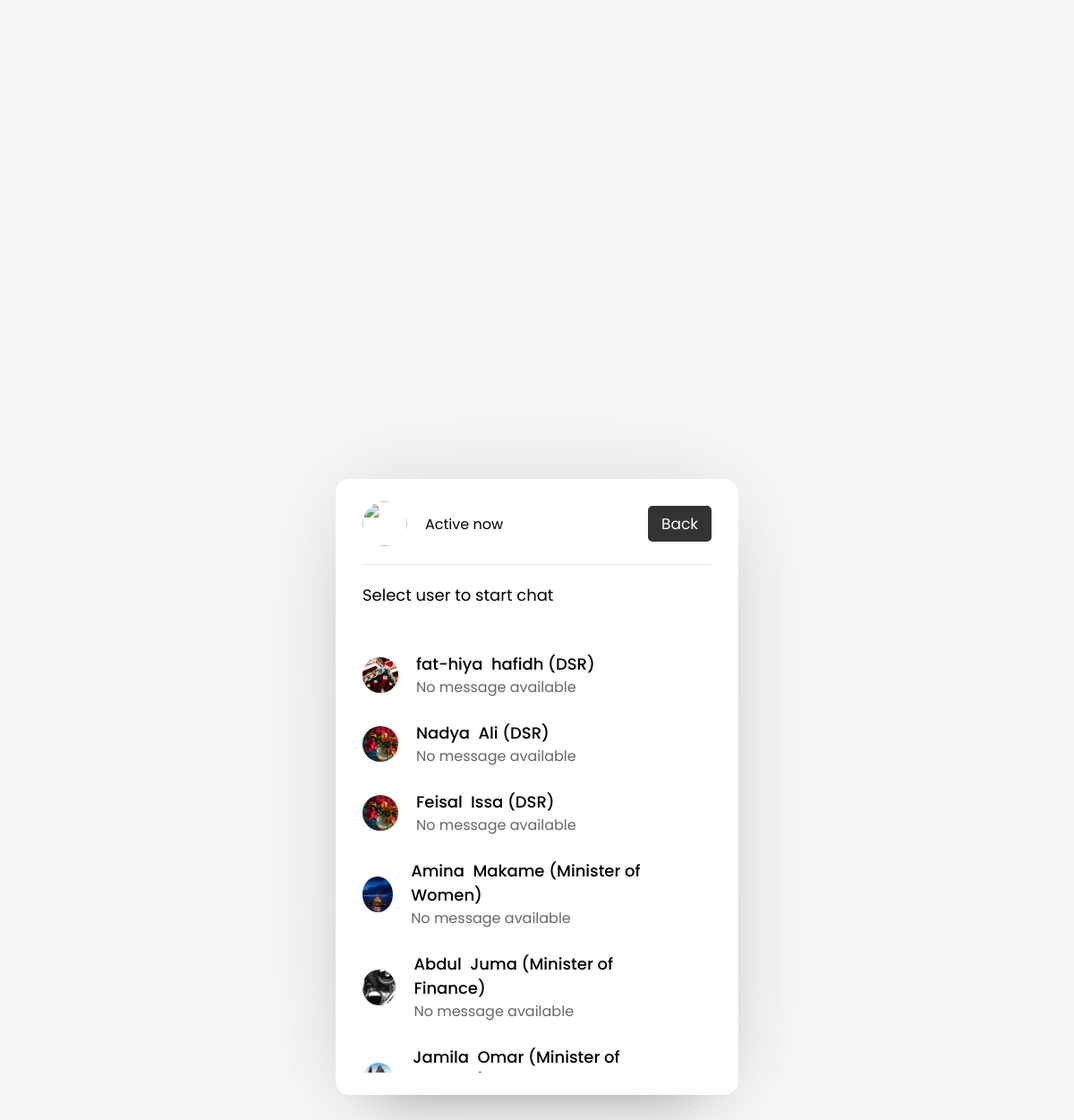
The app's page /dash_president/pages/Massege.php (signed in) with its own data.
### tables this page shows
CREATE TABLE `student` (
  `RegNo` varchar(50) NOT NULL,
  `FirstName` varchar(50) NOT NULL,
  `MiddleName` varchar(50) NOT NULL,
  `LastName` varchar(50) NOT NULL,
  `Gender` char(8) NOT NULL,
  `PhoneNumber` varchar(50) NOT NULL,
  `AcademicYear` varchar(50) NOT NULL,
  `Semister` varchar(50) NOT NULL,
  `Level` varchar(50) NOT NULL,
  `HealthInfo` varchar(50) DEFAULT NULL,
  `ProfilePicture` varchar(255) NOT NULL,
  `StudentStatus` varchar(50) NOT NULL
);

CREATE TABLE `userole` (
  `ID` int(11) NOT NULL,
  `UserName` varchar(30) NOT NULL,
  `Password` varchar(150) NOT NULL,
  `Role` varchar(30) NOT NULL
);

### dash_president/pages/text_in.php (the view)
<?php
	while ($fetch =mysqli_fetch_assoc($query))
		{
			$massageSelect = mysqli_query($con,"select * from messages where message_out_ID ='".$qlcr['UserName']."' && message_in_ID ='$userID' || message_out_ID ='$userID' && message_in_ID='".$qlcr['UserName']."' order by 	messageID desc limit 1 ");
			$messageQuery = mysqli_fetch_assoc($massageSelect);
			(mysqli_num_rows($massageSelect) > 0)? $result = $messageQuery['message'] : $result = 'No message available';
			(strlen($result) > 22) ? $msg  = substr($result, 0, 22).'....' : $msg = $result;
			if (isset($messageQuery['message_out_ID']))
			{
				($userID == $messageQuery['message_out_ID']) ? $you = 'You: ' : $you = '';
			}
			else
			{
				$you = '';
			}
?>
		<a href="text.php?ID=<?php echo $fetch['RegNo']; ?>">
			<div class="content">
				<img src="../../icons/<?php echo $fetch['ProfilePicture']; ?>">
					<div class="details">
						<span><?php echo $fetch['FirstName']." &nbsp;".$fetch['LastName'].' ('.$qlcr['Role'].')';  ?> </span>	<p> <?php echo $you.$msg; ?></p>
					</div>
			</div>
		</a>
<?php } ?>

### dash_president/pages/Massege.php (shortened to what this page needs)
<!DOCTYPE html>
<html lang="en">
<head>
  <link rel="stylesheet" href="../../includes/style.css">
  <link rel="stylesheet" href="https://cdnjs.cloudflare.com/ajax/libs/font-awesome/5.15.2/css/all.min.css"/>
</head>
	<body>
		<div class="wrapper">
			<section class="users">
				<header>
					<div class="content">
						<?php
			        		require_once '../../includes/connection.php';
			        		$userID= $_SESSION['username'];
			        		$sel=mysqli_query($con,"select * from student where RegNo ='".$userID."'");
			        		$row =mysqli_fetch_assoc($sel);
			        	?>
			        	 <img src="../../icons/<?php echo $row['ProfilePicture']; ?>">
			        	 <div class="details">
			        	 	 <p>Active now</p>
			        	 </div>
					</div>
					 <a href="index.php" class="logout">Back</a>
				</header>
				<div class="search">
        			<span class="text">Select user to start chat</span>
     			</div>
     			<div class="chat-box" style="background: #fff; box-shadow: inset 0 0 0 0 rgb(0 0 0 / 5%),
              inset 0 0 0 0 rgb(0 0 0 / 5%); padding: 10px 30px 20px 0px; ">
        			<?php
        				$crsele=mysqli_query($con,"select * from userole where UserName !='$userID' && Role !='Former CR' && Role !='CR' && Role !='Former Vice President' && Role !='Former Minister of Information' && Role !='Former Minister of Security' && Role !='Former DSR' && Role !='Former Minister of Loan' && Role !='Former Minister of Health'  && Role !='Former Minister of Women' && Role !='Former Minister of Finance' && Role !='Former Prime minister'  && Role !='Former Minister of Education' && Role !='Former President' order by ID desc");
        				while ($qlcr=mysqli_fetch_assoc($crsele))
        				{
        					$query=mysqli_query($con,"select * from student where RegNo= '".$qlcr['UserName']."' && StudentStatus ='Enable'");
					?>
					<div class="users-list"  style="padding: 5px 0px 10px 0px;">
						<?php include 'text_in.php'; ?>
					</div>
					<?php
        				}
        			?>
        		</div>
			</section>
		</div>
	</body>
</html>

### includes/style.css (style rules this page uses)
* { margin: 0; padding: 0; box-sizing: border-box; text-decoration: none; font-family: 'Poppins', sans-serif; }
body { display: flex; align-items: center; justify-content: center; min-height: 100vh; background: #f7f7f7; padding: 0 10px; }
.wrapper { background: #fff; max-width: 450px; width: 100%; border-radius: 16px; box-shadow: 0 0 128px 0 rgba(0,0,0,0.1), 0 32px 64px -48px rgba(0,0,0,0.5); }
.users { padding: 25px 30px; }
.users header, .users-list a { display: flex; align-items: center; padding-bottom: 20px; border-bottom: 1px solid #e6e6e6; justify-content: space-between; }
.wrapper img { object-fit: cover; border-radius: 50%; }
.users header img { height: 50px; width: 50px; }
:is(.users, .users-list) .content { display: flex; align-items: center; }
:is(.users, .users-list) .content .details { color: #000; margin-left: 20px; }
:is(.users, .users-list) .details span { font-size: 18px; font-weight: 500; }
.users header .logout { display: block; background: #333; color: #fff; outline: none; border: none; padding: 7px 15px; text-decoration: none; border-radius: 5px; font-size: 17px; }
.users .search { margin: 20px 0; display: flex; position: relative; align-items: center; justify-content: space-between; }
.users .search .text { font-size: 18px; }
.users-list { max-height: 350px; }
:is(.users-list, .chat-box)::-webkit-scrollbar { width: 0px; }
.users-list a { padding-bottom: 10px; margin-bottom: 15px; padding-right: 15px; border-bottom-color: #f1f1f1; }
.users-list a:last-child { margin-bottom: 0px; border-bottom: none; }
.users-list a img { height: 40px; width: 40px; }
.users-list a .details p { color: #67676a; }
.chat-box { position: relative; min-height: 500px; max-height: 500px; overflow-y: auto; padding: 10px 30px 20px 30px; background: #f7f7f7; box-shadow: inset 0 32px 32px -32px rgb(0 0 0 / 5%), inset 0 -32px 32px -32px rgb(0 0 0 / 5%); }

### records on screen
userole: Role "DSR"
student: ProfilePicture (picture), FirstName "fat-hiya", LastName "hafidh", msg "No message available"
userole: Role "DSR"
student: ProfilePicture (picture), FirstName "Nadya", LastName "Ali", msg "No message available"
userole: Role "DSR"
student: ProfilePicture (picture), FirstName "Feisal", LastName "Issa", msg "No message available"
userole: Role "Minister of Women"
student: ProfilePicture (picture), FirstName "Amina", LastName "Makame", msg "No message available"
userole: Role "Minister of Finance"
student: ProfilePicture (picture), FirstName "Abdul", LastName "Juma", msg "No message available"
userole: Role "Minister of…"
student: ProfilePicture (picture), FirstName "Jamila", LastName "Omar"
